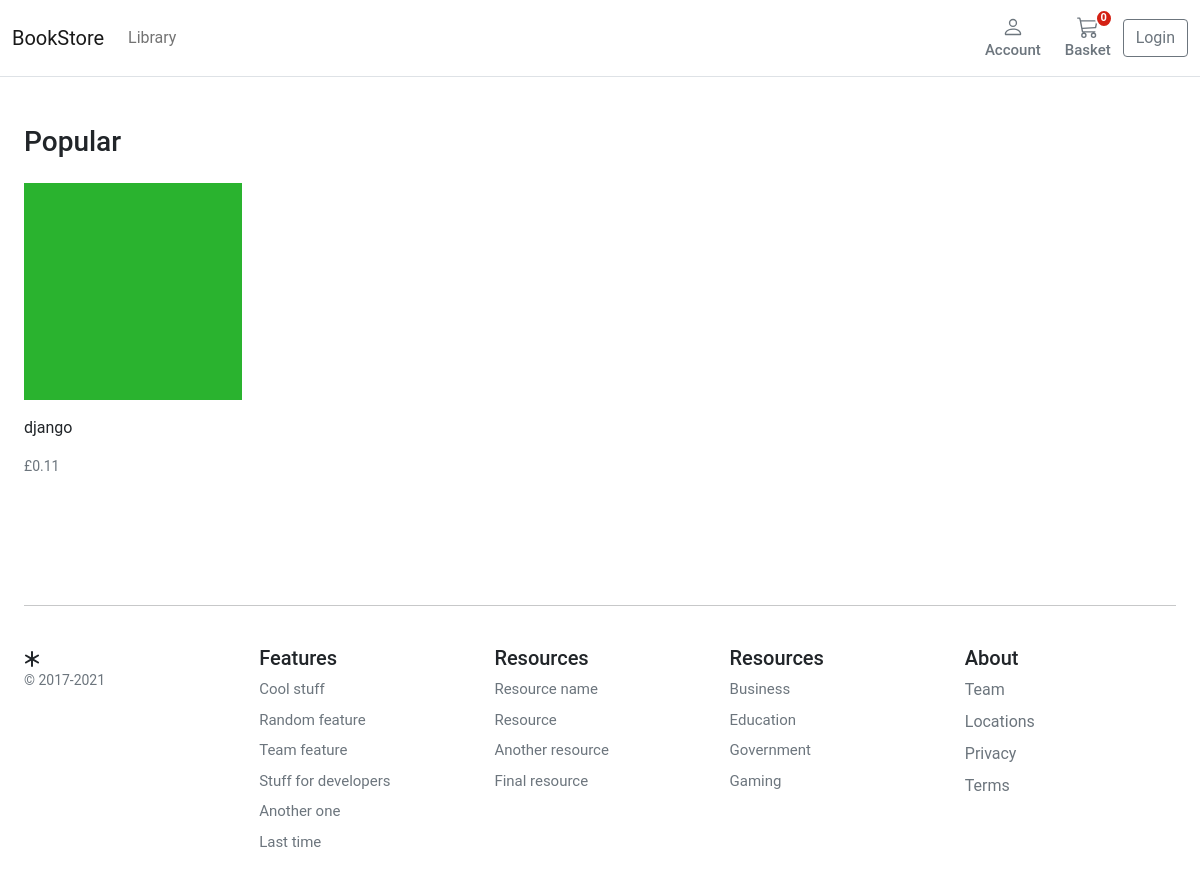
Page /shop/django/ on the committed database.
### store/models.py (models this page shows, shortened)
class Product(models.Model):
    category = models.ForeignKey(Category, related_name='product', on_delete=models.CASCADE)
    created_by = models.ForeignKey(settings.AUTH_USER_MODEL, on_delete=models.CASCADE, related_name='product_creator')
    title = models.CharField(max_length=255)
    author = models.CharField(max_length=255, default='admin')
    description = models.TextField(blank=True)
    image = models.ImageField(upload_to='images/', default='images/default.png')
    slug = models.SlugField(max_length=255)
    price = models.DecimalField(max_digits=4, decimal_places=2)
    in_stock = models.BooleanField(default=True)
    is_active = models.BooleanField(default=True)
    created = models.DateTimeField(auto_now_add=True)
    updated = models.DateTimeField(auto_now=True)
    objects = models.Manager()
    products = ProductManager()
    class Meta:
        verbose_name_plural = 'Products'
        ordering = ('-created',)
    def get_absolute_url(self):
        return reverse('store:product_detail', args=[self.slug])

### store/views.py (the view)
# urls.py: path('shop/<slug:category_slug>/', views.category_list, name='category_list'),
def category_list(request, category_slug=None):
    category = get_object_or_404(Category, slug=category_slug)
    products = Product.objects.filter(category=category)
    return render(request, 'store/products/category.html', {'category': category, 'products': products})

### basket/basket.py (called while the page is built)
    def __len__(self):
        return sum(item['qty'] for item in self.basket.values())

### basket/context_processors.py (called while the page is built)
def basket(request):
    return {'basket': Basket(request)}

### store/context_processors.py (called while the page is built)
def categories(request):
    return {
        'categories': Category.objects.all()
    }

### store/models.py (called while the page is built)
    def get_absolute_url(self):
        return reverse('store:category_list', args=[self.slug])

### templates/store/products/category.html (shortened to what this page needs)
{% extends "../base.html" %}
{% load static %}
{% block content %}
<main>
  <div class="container">
    <div class="row">
      <div class="album py-5">
        <div class="pb-3"><h1 class="h3">Popular</h1></div>
        <div class="row row-cols-1 row-cols-sm-2 row-cols-md-5 g-3">
          {% for product in products %}
          <div class="col">
            <div class="card border-0">
              <img class="img-fluid" alt="Responsive image" src="{{ product.image.url }}">
              <div class="card-body px-0">
                <p class="card-text">
                  <a class="text-dark text-decoration-none"
                    href="{{ product.get_absolute_url }}">{{ product.title }}</a>
                </p>
                <div class="d-flex justify-content-between align-items-center">
                  <small class="text-muted">£{{product.price}}</small>
                </div>
              </div>
            </div>
          </div>
          {% endfor %}
        </div>
      </div>
    </div>
  </div>
</main>
{% endblock %}

### static/core/css/base.css (style rules this page uses)
@media (min-width: 1000px) { .container { max-width: 1000px; } }
@media (max-width: 1200px) { .container { max-width: 100%; padding:0 24px; } }
html, body, p, div { letter-spacing: -0.02px; font-family: 'Roboto', sans-serif; }

### rows in the picture
Product: image (picture), title "django", price "0.11"
